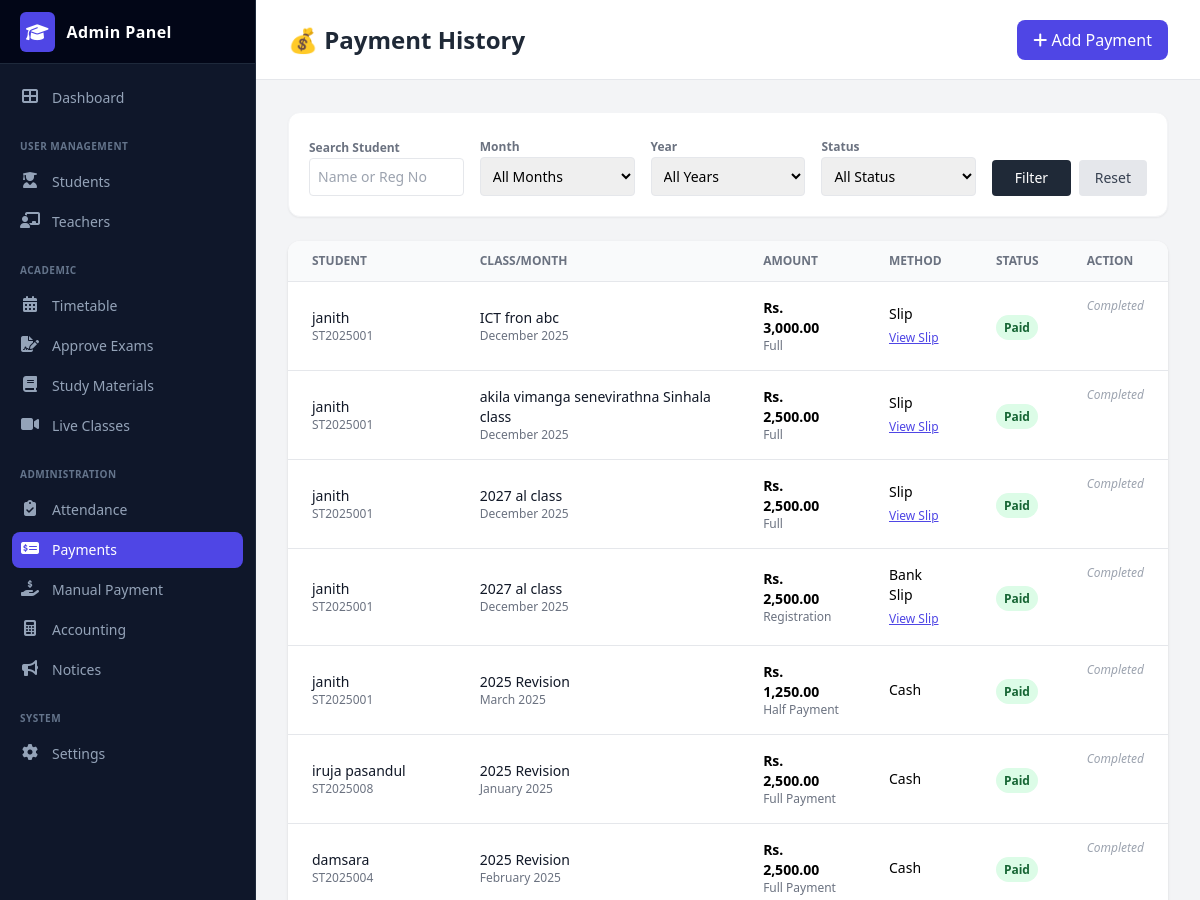
Before: /admin/payments.php (signed in, upper part) with the older database file.
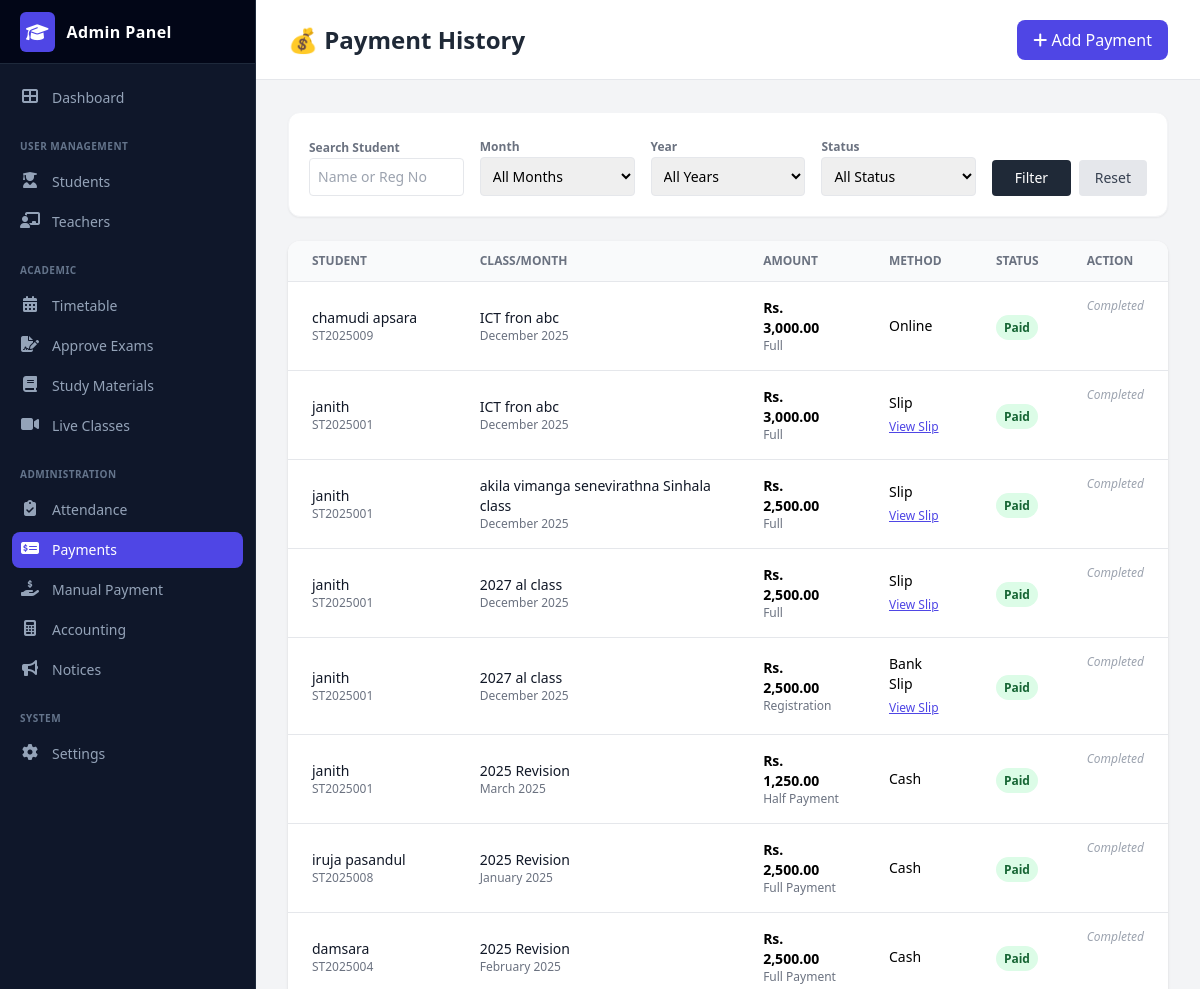
After: the same page with the newer database file.
### tables this page shows
CREATE TABLE `payments` (
  `payment_id` int(11) NOT NULL,
  `student_id` int(11) NOT NULL,
  `class_id` int(11) NOT NULL DEFAULT 1,
  `month` varchar(20) NOT NULL,
  `year` int(4) NOT NULL DEFAULT 2025,
  `amount` decimal(10,2) NOT NULL,
  `payment_status` enum('paid','pending','failed') NOT NULL DEFAULT 'paid',
  `transaction_id` varchar(100) DEFAULT NULL,
  `slip_image` varchar(255) DEFAULT NULL,
  `method` varchar(20) NOT NULL DEFAULT 'Cash',
  `payment_type` varchar(20) NOT NULL DEFAULT 'Full',
  `paid_date` datetime DEFAULT current_timestamp()
);

CREATE TABLE `students` (
  `student_id` int(11) NOT NULL,
  `reg_number` varchar(20) NOT NULL,
  `full_name` varchar(150) NOT NULL,
  `nic` varchar(20) NOT NULL,
  `dob` date NOT NULL,
  `gender` varchar(10) NOT NULL,
  `school` varchar(150) DEFAULT NULL,
  `address` text DEFAULT NULL,
  `student_phone` varchar(15) DEFAULT NULL,
  `parent_phone` varchar(15) NOT NULL,
  `email` varchar(150) NOT NULL,
  `stream` varchar(50) NOT NULL,
  `batch` varchar(10) NOT NULL,
  `photo` varchar(255) DEFAULT NULL,
  `registered_date` datetime DEFAULT current_timestamp(),
  `status` int(11) DEFAULT 1
);

CREATE TABLE `classes` (
  `class_id` int(11) NOT NULL,
  `class_name` varchar(100) NOT NULL,
  `stream` varchar(50) NOT NULL,
  `subject` varchar(50) NOT NULL,
  `teacher_name` varchar(100) DEFAULT NULL,
  `fee` decimal(10,2) NOT NULL,
  `day` varchar(20) DEFAULT NULL,
  `time` varchar(20) DEFAULT NULL,
  `status` tinyint(4) DEFAULT 1
);

### admin/payments.php (the view, shortened to what the changed rows need)
<?php
include('db_con.php');
$where_sql = "";
$sql = "SELECT p.*, s.full_name, s.reg_number, c.class_name
        FROM payments p
        LEFT JOIN students s ON p.student_id = s.student_id
        LEFT JOIN classes c ON p.class_id = c.class_id
        $where_sql
        ORDER BY p.paid_date DESC";
$result = $conn->query($sql);
?>
<!DOCTYPE html>
<html lang="en">
<head>
    <script src="https://cdn.tailwindcss.com"></script>
    <link rel="stylesheet" href="https://cdnjs.cloudflare.com/ajax/libs/font-awesome/6.4.0/css/all.min.css">
</head>
<body class="bg-gray-100 font-sans">
    <div class="flex h-screen overflow-hidden">
        <div class="flex-1 flex flex-col min-w-0 overflow-hidden ml-64">
            <header class="bg-white border-b h-20 flex items-center justify-between px-8">
                <h1 class="text-2xl font-bold text-gray-800">💰 Payment History</h1>
            </header>
            <main class="flex-1 overflow-y-auto p-8">
                <div class="bg-white rounded-xl shadow overflow-hidden">
                    <table class="min-w-full divide-y divide-gray-200">
                        <thead class="bg-gray-50">
                            <tr>
                                <th class="px-6 py-3 text-left text-xs font-bold text-gray-500 uppercase">Student</th>
                                <th class="px-6 py-3 text-left text-xs font-bold text-gray-500 uppercase">Class/Month</th>
                                <th class="px-6 py-3 text-left text-xs font-bold text-gray-500 uppercase">Amount</th>
                                <th class="px-6 py-3 text-left text-xs font-bold text-gray-500 uppercase">Method</th>
                                <th class="px-6 py-3 text-left text-xs font-bold text-gray-500 uppercase">Status</th>
                                <th class="px-6 py-3 text-left text-xs font-bold text-gray-500 uppercase">Action</th>
                            </tr>
                        </thead>
                        <tbody class="bg-white divide-y divide-gray-200">
                            <?php if ($result && $result->num_rows > 0): ?>
                                <?php while($row = $result->fetch_assoc()): ?>
                                <tr class="hover:bg-gray-50">
                                    <td class="px-6 py-4">
                                        <div class="text-sm font-medium text-gray-900"><?php echo htmlspecialchars($row['full_name']); ?></div>
                                        <div class="text-xs text-gray-500"><?php echo htmlspecialchars($row['reg_number']); ?></div>
                                    </td>
                                    <td class="px-6 py-4">
                                        <div class="text-sm text-gray-900"><?php echo htmlspecialchars($row['class_name']); ?></div>
                                        <div class="text-xs text-gray-500"><?php echo $row['month'] . ' ' . $row['year']; ?></div>
                                    </td>
                                    <td class="px-6 py-4">
                                        <div class="text-sm font-bold">Rs. <?php echo number_format($row['amount'], 2); ?></div>
                                        <div class="text-xs text-gray-500"><?php echo $row['payment_type']; ?></div>
                                    </td>
                                    <td class="px-6 py-4">
                                        <div class="text-sm"><?php echo $row['method']; ?></div>
                                        <?php if(!empty($row['slip_image'])): ?>
                                            <a href="../uploads/slips/<?php echo $row['slip_image']; ?>" target="_blank" class="text-xs text-indigo-600 underline">View Slip</a>
                                        <?php endif; ?>
                                    </td>
                                    <td class="px-6 py-4">
                                        <?php
                                            $st = strtolower($row['payment_status']);
                                            $color = ($st == 'paid') ? 'bg-green-100 text-green-800' : (($st == 'pending') ? 'bg-yellow-100 text-yellow-800' : 'bg-red-100 text-red-800');
                                        ?>
                                        <span class="px-2 py-1 rounded-full text-xs font-bold <?php echo $color; ?>"><?php echo ucfirst($st); ?></span>
                                    </td>
                                    <td class="px-6 py-4 flex gap-2">
                                        <?php if($st == 'pending'): ?>
                                            <a href="?approve_id=<?php echo $row['payment_id']; ?>" onclick="return confirm('Approve?')" class="text-green-600 hover:text-green-800" title="Approve"><i class="fas fa-check-circle text-xl"></i></a>
                                            <a href="?reject_id=<?php echo $row['payment_id']; ?>" onclick="return confirm('Reject?')" class="text-red-600 hover:text-red-800" title="Reject"><i class="fas fa-times-circle text-xl"></i></a>
                                        <?php else: ?>
                                            <span class="text-gray-400 text-xs italic">Completed</span>
                                        <?php endif; ?>
                                    </td>
                                </tr>
                                <?php endwhile; ?>
                            <?php else: ?>
                                <tr><td colspan="6" class="px-6 py-4 text-center text-gray-500">No records found.</td></tr>
                            <?php endif; ?>
                        </tbody>
                    </table>
                </div>
            </main>
        </div>
    </div>
</body>
</html>

Changed rows visible on the page:
added payments: student.full_name "chamudi apsara", student.reg_number "ST2025009", class.class_name "ICT fron abc", month "December", year "2025", amount "3,000.00", payment_type "Full", method "Online", payment_status "Paid", shows "Completed"
